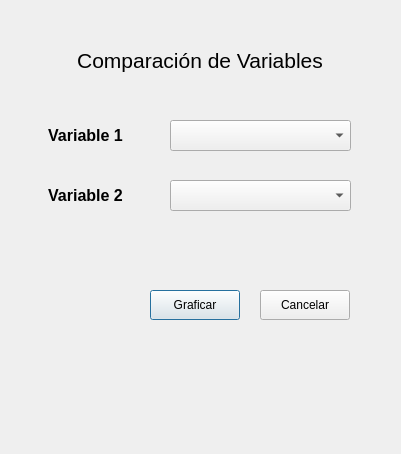
<?xml version="1.0" encoding="UTF-8"?>
<ui version="4.0">
 <class>comparation_options</class>
 <widget class="QDialog" name="comparation_options">
  <property name="geometry">
   <rect>
    <x>0</x>
    <y>0</y>
    <width>401</width>
    <height>454</height>
   </rect>
  </property>
  <property name="windowTitle">
   <string>EPSOL Soluciones en Sistemas de Potencia y EnergíaSA de CV</string>
  </property>
  <widget class="QComboBox" name="list_1">
   <property name="geometry">
    <rect>
     <x>170</x>
     <y>120</y>
     <width>181</width>
     <height>31</height>
    </rect>
   </property>
  </widget>
  <widget class="QComboBox" name="list_2">
   <property name="geometry">
    <rect>
     <x>170</x>
     <y>180</y>
     <width>181</width>
     <height>31</height>
    </rect>
   </property>
  </widget>
  <widget class="QLabel" name="titte_label">
   <property name="geometry">
    <rect>
     <x>30</x>
     <y>30</y>
     <width>340</width>
     <height>60</height>
    </rect>
   </property>
   <property name="font">
    <font>
     <family>Arial</family>
     <pointsize>16</pointsize>
    </font>
   </property>
   <property name="frameShape">
    <enum>QFrame::NoFrame</enum>
   </property>
   <property name="text">
    <string>Comparación de Variables</string>
   </property>
   <property name="alignment">
    <set>Qt::AlignCenter</set>
   </property>
  </widget>
  <widget class="QLabel" name="variable_1_label">
   <property name="geometry">
    <rect>
     <x>20</x>
     <y>120</y>
     <width>131</width>
     <height>31</height>
    </rect>
   </property>
   <property name="font">
    <font>
     <family>Arial</family>
     <pointsize>12</pointsize>
     <weight>75</weight>
     <bold>true</bold>
    </font>
   </property>
   <property name="frameShape">
    <enum>QFrame::NoFrame</enum>
   </property>
   <property name="text">
    <string>Variable 1</string>
   </property>
   <property name="alignment">
    <set>Qt::AlignCenter</set>
   </property>
  </widget>
  <widget class="QLabel" name="variable_2_label">
   <property name="geometry">
    <rect>
     <x>20</x>
     <y>180</y>
     <width>131</width>
     <height>31</height>
    </rect>
   </property>
   <property name="font">
    <font>
     <family>Arial</family>
     <pointsize>12</pointsize>
     <weight>75</weight>
     <bold>true</bold>
    </font>
   </property>
   <property name="frameShape">
    <enum>QFrame::NoFrame</enum>
   </property>
   <property name="text">
    <string>Variable 2</string>
   </property>
   <property name="alignment">
    <set>Qt::AlignCenter</set>
   </property>
  </widget>
  <widget class="QPushButton" name="ok_button">
   <property name="geometry">
    <rect>
     <x>150</x>
     <y>290</y>
     <width>90</width>
     <height>30</height>
    </rect>
   </property>
   <property name="font">
    <font>
     <family>Arial</family>
    </font>
   </property>
   <property name="cursor">
    <cursorShape>PointingHandCursor</cursorShape>
   </property>
   <property name="toolTip">
    <string>Genera reporte en word</string>
   </property>
   <property name="text">
    <string>Graficar</string>
   </property>
  </widget>
  <widget class="QPushButton" name="cancel_button">
   <property name="geometry">
    <rect>
     <x>260</x>
     <y>290</y>
     <width>90</width>
     <height>30</height>
    </rect>
   </property>
   <property name="font">
    <font>
     <family>Arial</family>
    </font>
   </property>
   <property name="cursor">
    <cursorShape>PointingHandCursor</cursorShape>
   </property>
   <property name="toolTip">
    <string>Genera reporte en word</string>
   </property>
   <property name="text">
    <string>Cancelar</string>
   </property>
  </widget>
  <widget class="QLabel" name="logo_label">
   <property name="geometry">
    <rect>
     <x>20</x>
     <y>360</y>
     <width>131</width>
     <height>71</height>
    </rect>
   </property>
   <property name="styleSheet">
    <string notr="true">border-image: url(:/EPSOL/LogoEpsolCMYK.png);</string>
   </property>
   <property name="text">
    <string/>
   </property>
  </widget>
 </widget>
 <resources>
  <include location="Logo/Epsol_Logo.qrc"/>
 </resources>
 <connections/>
</ui>
